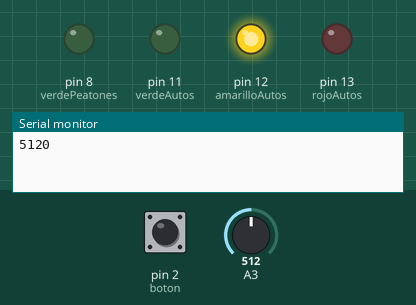
Simulated run of this sketch. Board: Arduino Uno, built with avr-gcc and run on an emulated ATmega328P. Parts: output pins drawn as LEDs (lit = HIGH), the last lines printed to the serial monitor. The test bench sets the inputs (shaded band); at power-on: pin 2 (boton) HIGH, A3 = 512.

Above: at 0.1 s.
At 3.7 s:
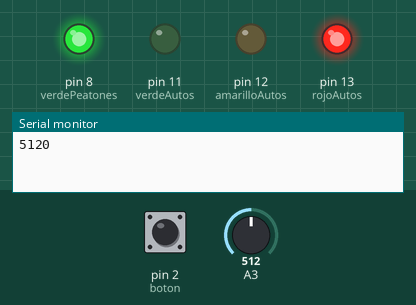
At 8.8 s:
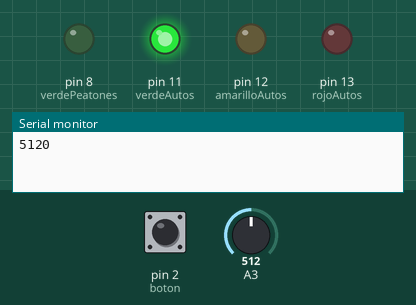
At 12.42 s:
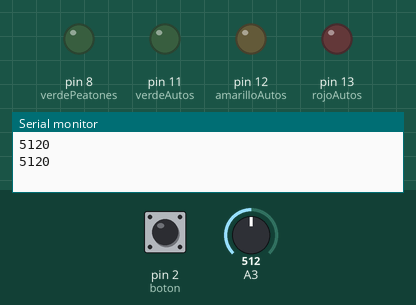
Timing chart, 0 to 14.7 s (numbered marks = the images above):
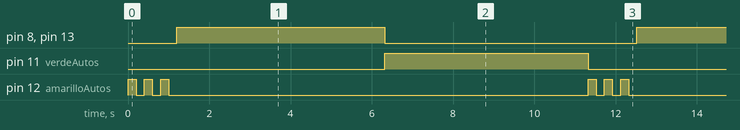

The sketch:

semaforo.ino
```cpp
/*
 *Autor: Carlos Omar Rangel Hernández
 *Materia: Sistemas programables
 */

// Se  crean las variables de entradas y salidas
int boton = 2;
int verdeAutos = 11;
int amarilloAutos = 12;
int rojoAutos = 13;
int verdePeatones = 8;
int rojoPeatones = 9;

void setup() {
  // Se inicializan las variables de salida para los leds, y de entrada para el boton.
  pinMode(boton , INPUT);
  pinMode(verdeAutos, OUTPUT);
  pinMode(amarilloAutos, OUTPUT);
  pinMode(rojoAutos, OUTPUT);
  pinMode(verdePeatones, OUTPUT);
  pinMode(rojoAutos, OUTPUT);
  Serial.begin(9600); // El serial para leer el valor del potenciometro en el consola


}

void loop(){
  int estado  = digitalRead(boton);           // Se lee el valor de boton
  if(estado == 0 ){                          // Sí el valor del boton es 0 el led verde de los autos esta encendido, y el rojo de los peatones esta encendido
    digitalWrite(verdeAutos, HIGH);
    digitalWrite(amarilloAutos, LOW);
    digitalWrite(rojoAutos, LOW);
    digitalWrite(verdePeatones, LOW);
    digitalWrite(rojoPeatones, HIGH);
  }

  if((estado == 1)){                          //Sí el valor del boton es 1
    int valor = analogRead(3);                //Se lee el valor del potenciometro
    valor = valor*10;                         //Se multiplica el valor leido por 10
    Serial.println(valor);                    //Se muestra el valor obtenido en la consola
    for(int i = 0;i < 3;i++){                 //Se inicializa un ciclo for para que al momento de de pulsar el boton el led amarrillo parpade 3 veces
      digitalWrite(verdeAutos, LOW);              //Se ponen verde autos apagado
      digitalWrite(amarilloAutos, HIGH);          //Se ponen amarillo encendio
      digitalWrite(rojoAutos, LOW);               //Se ponen rojo autos apagado
      delay(200);                             //Esto pasa por dos segundos
      digitalWrite(verdeAutos, LOW);              //Se ponen las tres luces apagadas por 2 segundos
      digitalWrite(amarilloAutos, LOW);
      digitalWrite(rojoAutos, LOW);
      delay(200);
    }
    digitalWrite(verdeAutos, LOW);                //Se apagan las luces verdes para autos
    digitalWrite(amarilloAutos, LOW);             //Se apagan las luces amarillas para autos
    digitalWrite(rojoAutos, HIGH);                //Se enciende las luces rojas para autos
    digitalWrite(verdePeatones, HIGH);               //Se enciende las luces verdes para peatones
    digitalWrite(rojoPeatones, LOW);                 // se apaga luces rojas para peatones
    delay(valor);                             // el tiempo depende del valor del potenciometro
    digitalWrite(verdeAutos, HIGH);               //Se enciende las luces verdes para autos
    digitalWrite(amarilloAutos, LOW);             //Se apagan las luces amarillas para autos
    digitalWrite(rojoAutos, LOW);                 //Se apagan las luces rojas para autos
    digitalWrite(verdePeatones, LOW);                //Se apagan las luces verdes para peatones
    digitalWrite(rojoPeatones, HIGH);                //Se enciende luces rojas para peatones
    delay(5000);                              //No se puede pedir el cambio durante 5 segundos
  }
}
```

Measured:
- by itself, pin 8 (verdePeatones), pin 13 (rojoAutos): alternates HIGH for 5.1 s and LOW for 6.2 s
- by itself, pin 11 (verdeAutos): alternates HIGH for 5.0 s and LOW for 6.3 s
- by itself, pin 12 (amarilloAutos): repeats every 11.3 s: 2 × (LOW 0.20 s, HIGH 0.20 s), LOW 10.3 s, HIGH 0.20 s
